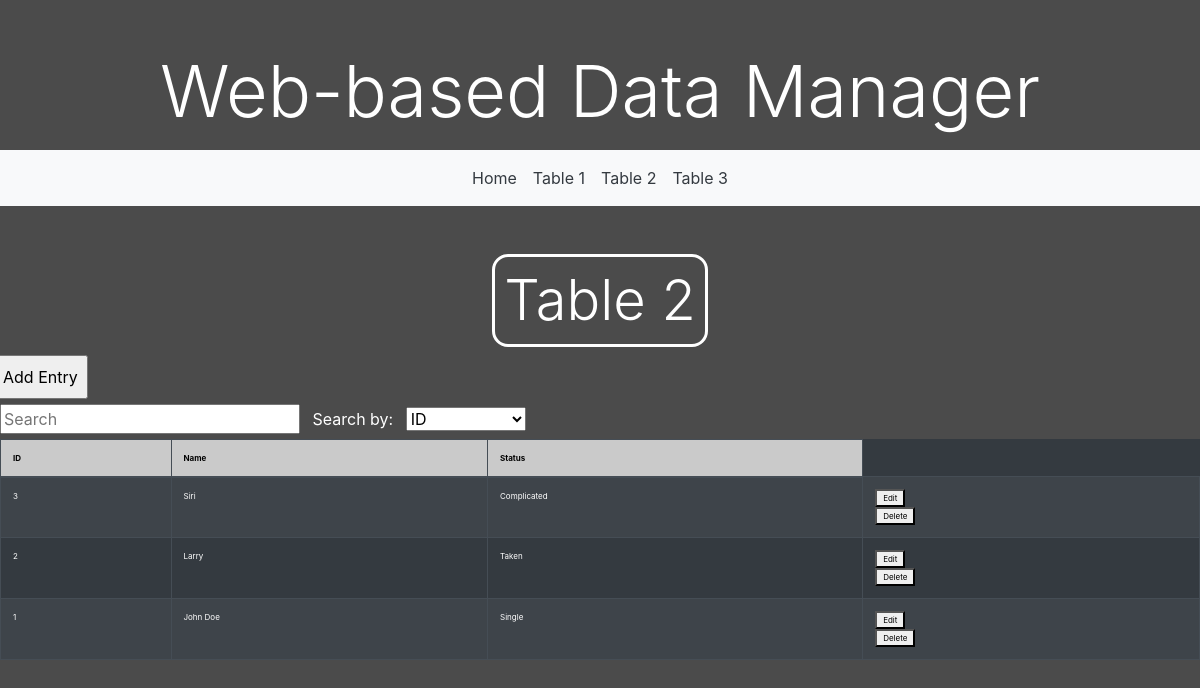
The page /tables/Table_2 on the database its author committed.
### tables this page shows
CREATE TABLE "Table_2" (
	"ID"	INTEGER NOT NULL UNIQUE,
	"Name"	TEXT,
	"Status"	TEXT,
	PRIMARY KEY("ID" AUTOINCREMENT)
);

### DeviceApp/app.py (the view)
@app.route("/tables/<table>")
def show_page(table):
    items = helper.get_list(table)
    items.reverse()
    columns = helper.get_columns(table)
    tableName = table.replace("_",  " ")
    return render_template('tablePage.html', table=table, tableName=tableName, columns=columns, items=items)

### DeviceApp/app.py (called while the page is built)
@app.context_processor
def layoutVariables():
    try:
        pageNames = []
        dataTables = helper.get_tables()
        dataTables.remove("sqlite_sequence")
        for table in dataTables:
            table = table.replace("_", " ")
            table = table.title()
            pageNames.append(table)
        return dict(dataTables=dataTables, pageNames=pageNames)
    except Exception as e:
        print("Not loading variables: ", e)

### DeviceApp/helper.py (called while the page is built)
def get_tables():
    tables = []
    conn = sqlite3.connect(DB_PATH)
    c = conn.cursor()
    c.execute("SELECT name FROM sqlite_master WHERE type='table'")
    for table in c.fetchall():
        tables.append(table[0])
    tables.sort()
    return tables

def get_columns(table):
    try:
        columnNames = []
        sqlCommand = f"PRAGMA table_info({table})"
        conn = sqlite3.connect(DB_PATH)
        c = conn.cursor()
        c.execute(sqlCommand)
        for item in c.fetchall():
            columnNames.append(item[1])
        conn.close()
        return columnNames
    except Exception as e:
        print('Error: ', e)
        return None

def get_list(table):
    try:
        items = []
        sqlCommand = f"SELECT * FROM {table}"
        conn = sqlite3.connect(DB_PATH)
        c = conn.cursor()
        c.execute(sqlCommand)
        for item in c.fetchall():
            items.append(item)
        conn.close()
        return items
    except Exception as e:
        print("Error get_list: ", e)
        return None

### DeviceApp/templates/tablePage.html (shortened to what this page needs)
{% extends "layout.html" %}
{% block content %}
<div id="" class="col mt-5 tableNameDiv">
    <h1 id="" class=" row display-4 tableName">{{tableName}}</h2>
</div>
<div class="row">
    <form class="ml-2" action="/add" method="POST">
        <input class="p-2" type="submit" value="Add Entry">
    </form>
</div>
<div class="row">
    <span class="col">
        <input type="text" id="myInput" onkeyup="searchBox()" placeholder="Search" style="width: 25%;">
        <label class="m-2" style="color: white;">Search by: </label>
        <select id="filterSelect" class="" style="width: 10%;" onchange="searchBox()">
            {% for column in columns %}
            <option value="{{loop.index-1}}">{{column}}</option>
            {% endfor %}
        </select>
    </span>
</div>
<div id="tableDiv" class="table">
<table id="dataTable" class="table table-hover table-striped table-dark table-bordered">
    <thead>
        <tr id="tableHeader">
            {% for column in columns %}
            <th id="tableHeadRow" class="columns align-self-center" scope="col">{{column}}</th>
            {% endfor %}
        </tr>
    </thead>
    {% for item in items %}
    <tr id="{{item[0]}}" name="{{item[0]}}">
        {% for info in item %}
        <td>{{info}}</td>
        {% endfor %}
        <td>
            <div>
                <form action="/edit" method="POST">
                    <button name="{{table}}:{{item[0]}}">Edit</button>
                </form>
                <form action="/delete" method="POST">
                    <button name="{{table}}:{{item[0]}}">Delete</button>
                </form>
            </div>
        </td>
    </tr>
    {% endfor %}
</table>
</div>
{% endblock %}

### DeviceApp/static/css/index.css (style rules this page uses)
html, body { background-color: rgb(75, 75, 75); height: 100%; width: 100%; }
.columns { background-color: rgb(202, 202, 202); color: black; }
h1, h2 { color: white }
#tableDiv { width: 100%; }
th { position: sticky; top: 0; font-size: 8px; margin: 0; padding-left: 0.25rem; padding-right: 0.25rem; padding-top: 0.75rem; padding-bottom: 0.75rem; }
td { top: 0; font-size: 8px; margin: 0; padding-left: 1rem; padding-right: 1rem; padding-top: 0.5rem; padding-bottom: 0.5rem; }
.tableNameDiv { text-align: center; }
.tableName { color: white; display: inline-block; text-align: center; border: 0.2rem solid white; border-radius: 1rem; padding: 0.6rem; }

### rows shown on the page
Table_2: item "3", Name "Siri", Status "Complicated"
Table_2: item "2", Name "Larry", Status "Taken"
Table_2: item "1", Name "John Doe", Status "Single"

### other values the page prints
{{ pageNames[loop.index-1] }} "Table 1" "Table 2" "Table 3"
{{ tableName }} "Table 2"
{{ column }} "ID" "Name" "Status"
form field value "ID"
